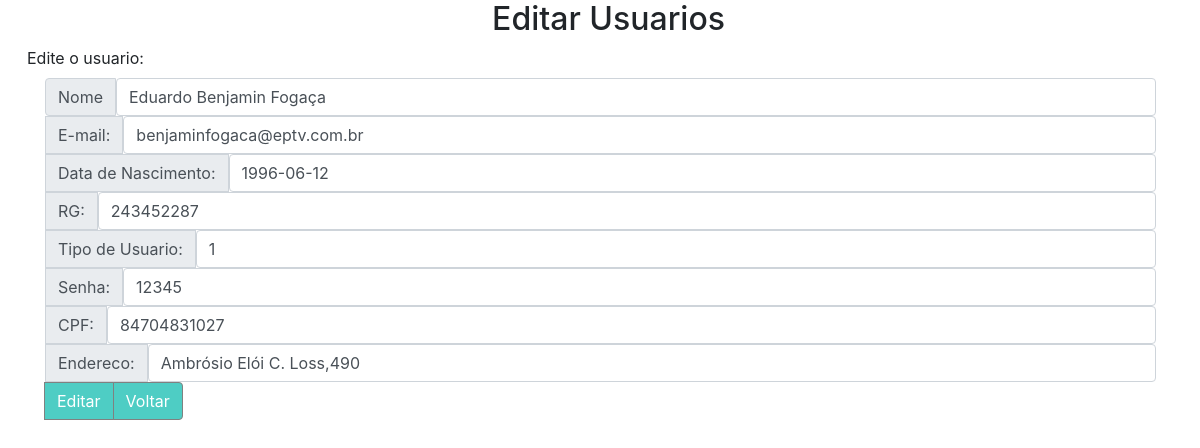
Screenshot of /usuario/editausu.php?ID=1 (signed in) with the database file from the repository.
### tables this page shows
CREATE TABLE IF NOT EXISTS `usuarios` (
`ID` int(11) NOT NULL,
  `Nome` varchar(50) NOT NULL,
  `E_mail` varchar(30) NOT NULL,
  `Nascimento` date NOT NULL,
  `RG` int(11) NOT NULL,
  `Tipo` varchar(10) NOT NULL,
  `Senha` varchar(250) NOT NULL,
  `CPF` varchar(13) NOT NULL,
  `Endereco` varchar(25) NOT NULL
);

### class/Usuarios.class.php (called while the page is built, shortened)
<?php
class Usuarios{
		private $ID;
		private $conexao;
		private $tabela;
		public function __construct(){
			$this->conexao = mysqli_connect("localhost", "root", "", "bancopietro")
			or die("Erro de Conexão no Banco");
			$this->tabela = "usuarios";
		}
		public function __get($key){
			return $this->$key;
		}
		public function retornarunico(){
			$sql="SELECT * FROM $this->tabela WHERE ID=$this->ID";
			$resultado = mysqli_query($this->conexao, $sql);
			$retorno = null;
			if($req = mysqli_fetch_assoc($resultado)){
				$obj = new Usuarios();
			$obj->ID = $req['ID'];
			$obj->Nome = $req['Nome'];
			$obj->E_mail = $req['E_mail'];
			$obj->Nascimento = $req['Nascimento'];
			$obj->RG = $req['RG'];
			$obj->Tipo = $req['Tipo'];
			$obj->Senha = $req['Senha'];
			$obj->CPF = $req['CPF'];
			$obj->Endereco = $req['Endereco'];
			$retorno = $obj;
			}
			return $retorno;
		}
	}
?>

### usuario/editausu.php (the view, shortened to what this page needs)
<?php
	include_once "../topo.php";
	include_once "../class/Usuarios.class.php";
	$obj = new Usuarios();
	$obj->ID =$_GET['ID'];
	$resultado = $obj->retornarunico();
?>
	<form action="editausu_ok.php" method="post">
		<h2 style="text-align:center;"> &nbsp &nbsp &nbsp Editar Usuarios &nbsp &nbsp</h2>
		<label style="text-align:center;"> &nbsp &nbsp &nbsp Edite o usuario:</label>
		<div class="container">
			<div class="input-group mb-3" style="flex-direction: column;">
					<div class="input-group-prepend">
					<span class="input-group-text">Nome</span>
						<input class="form-control" type="text" name="Nome" value="<?php echo $resultado->Nome;?> "/>
					</div>
					<div class="input-group-prepend">
						<span class="input-group-text">E-mail:</span>
						<input class="form-control" type="text" name="E_mail" value="<?php echo $resultado->E_mail;?> "/>
					</div>
					<div class="input-group-prepend">
						<span class="input-group-text">Data de Nascimento:</span>
						<input class="form-control" type="text" name="Nascimento" value="<?php echo $resultado->Nascimento;?> "/>
					</div>
					<div class="input-group-prepend">
						<span class="input-group-text">RG:</span>
						<input class="form-control" type="text" name="RG" value="<?php echo $resultado->RG;?> "/>
					</div>
					<div class="input-group-prepend">
						<span class="input-group-text">Tipo de Usuario:</span>
						<input class="form-control" type="text" name="Tipo" value="<?php echo $resultado->Tipo;?> "/>
					</div>
					<div class="input-group-prepend">
						<span class="input-group-text">Senha:</span>
						<input class="form-control" type="text" name="Senha" value="<?php echo $resultado->Senha;?> "/>
					</div>
					<div class="input-group-prepend">
						<span class="input-group-text">CPF:</span>
						<input class="form-control" type="text" name="CPF" value="<?php echo $resultado->CPF;?> "/>
					</div>
					<div class="input-group-prepend">
						<span class="input-group-text">Endereco:</span>
						<input class="form-control" type="text" name="Endereco" value="<?php echo $resultado->Endereco;?> "/>
					</div>
					<div class="input-group-append">
						<button class="btn" style="border:0.5px solid gray; background:#4ECDC4; color: white" type="submit" name="adicionar" value="Editar">Editar</button>
						<button class="btn" style="border:0.5px solid gray; background:#4ECDC4; color: white;" onclick='window.location.href="listausu.php"'>Voltar</button>
					</div>
			</div>
		</div>
	</form>

### rows the page displays
usuarios: Nome "Eduardo Benjamin Fogaça", E_mail "benjaminfogaca@eptv.com.br", Nascimento "1996-06-12", RG "243452287", Tipo "1", Senha "12345", CPF "84704831027", Endereco "Ambrósio Elói C. Loss,490"
